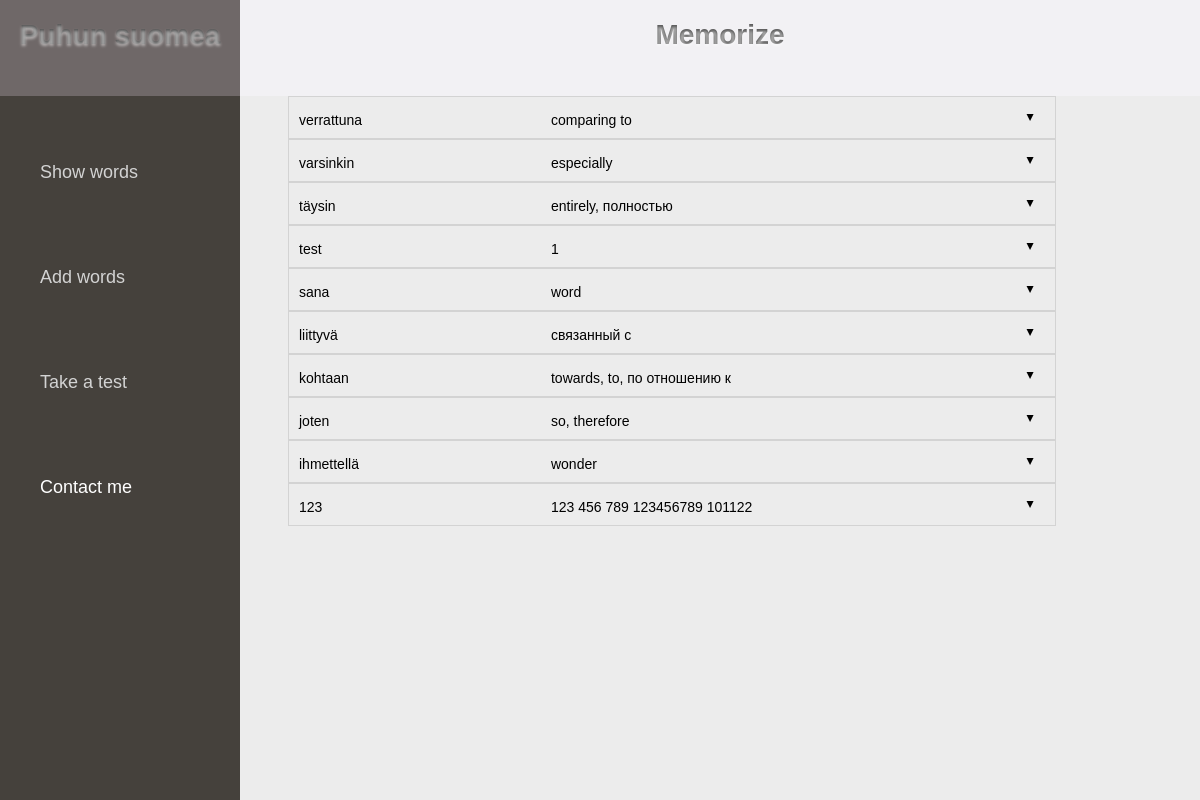
Before: / with the older database file.
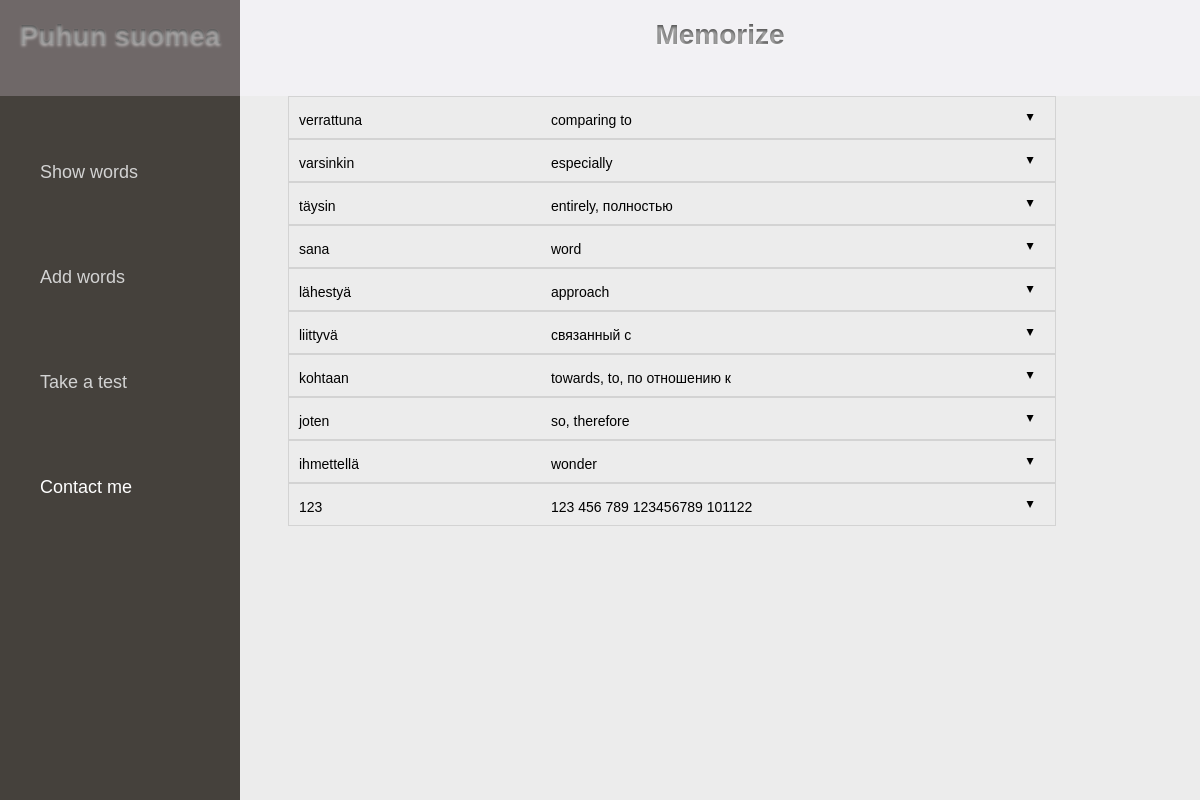
After: the same page with the newer database file.
### sanat/models.py (models this page shows, shortened)
class Word(models.Model):
	fi = models.TextField(max_length=50)
	en = models.TextField(max_length=100)
	TYYPIT = (
				('V', 'Verbi'),
				('S', 'Substantiivi'),
				('E', 'Ei mitaan'),
			)
	tyyppi = models.TextField(choices = TYYPIT, default='E')

### sanat/views.py (the view)
# urls.py: url(r'^$', views.index, name='index'),
def index(request):
	context = {
		'words_list': models.Word.objects.order_by('-fi'),
		'site_title':"Home | Puhun suomea"
		}
	return render(request, "sanat/index.html", context,)

### templates/sanat/index.html (shortened to what this page needs)
{% extends 'sanat/base.html' %}
{% block content %}
		<div class="content">
			<div class="text-content">
				{% for word in words_list %}
					<div class="each-word">
						<ul class="accordion css-accordion">
						  <li class="accordion-item">
						    <label for="word{{ forloop.counter }}" class="accordion-item-hd">
								<div class="fi-text-content">{{ word.fi }}</div>
								<div class="en-text-content">{{ word.en }}</div>
						    	<span class="accordion-item-hd-cta">&#9650;</span>
						    </label>
						    <div id="div{{ forloop.counter }}"class="accordion-item-bd">
								{% with word.example_set.all as examples %}
								{% for example in examples %}
									<div> {{ forloop.counter }}. {{ example.fi }} - {{ example.en }} </div>
									<br />
								{% endfor %}
								{% endwith %}
								<a class='add-example' href="#">Add an example</a>&nbsp&nbsp&nbsp
								<a class='edit-word' href="#">Edit word</a>&nbsp&nbsp&nbsp
								<a href="{% url 'delete_word' word.id %}">Delete word</a>&nbsp&nbsp&nbsp
							</div>
						  </li>
						</ul>
					</div>
				{% endfor %}
			</div>
		</div>
{% endblock content %}

Changed rows visible on the page:
removed Word: fi "test", en "1"
added Word: fi "lähestyä", en "approach"
